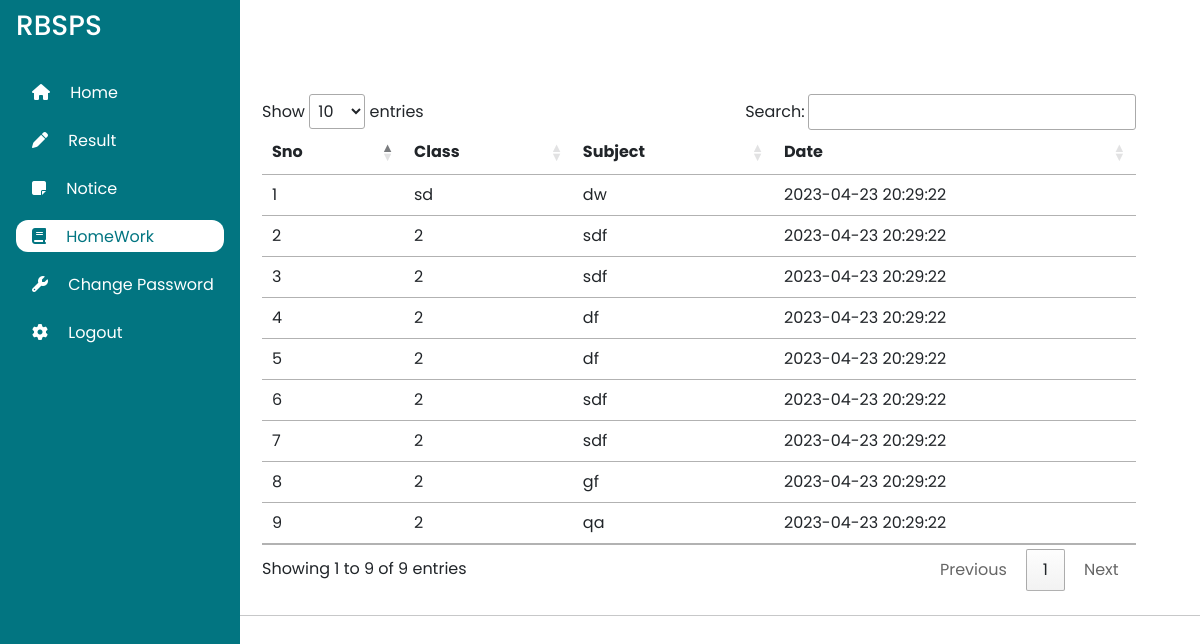
Page /teachers/viewHomework.php on the committed database.
### tables this page shows
CREATE TABLE `homework` (
  `id` int(11) NOT NULL,
  `class` varchar(100) NOT NULL,
  `description` text NOT NULL,
  `sub` varchar(100) NOT NULL,
  `path` varchar(500) NOT NULL,
  `due` datetime NOT NULL DEFAULT current_timestamp(),
  `remark` varchar(500) NOT NULL,
  `pathS` varchar(500) NOT NULL
);

### teachers/viewHomework.php (the view, shortened to what this page needs)
<!DOCTYPE html>
<html lang="en">
<head>
    <link rel="stylesheet" href="//cdn.datatables.net/1.11.5/css/jquery.dataTables.min.css">
    <link rel="stylesheet" href="//cdn.datatables.net/1.12.1/css/jquery.dataTables.min.css">
    <link href="https://cdn.jsdelivr.net/npm/bootstrap@5.1.3/dist/css/bootstrap.min.css" rel="stylesheet"
>
    <link rel="stylesheet" href="style.css">
</head>
<body>
    <div class="sidebar">
        <div class="sidebar-header">
            <h3 class="brand">
                <span>RBSPS</span>
            </h3>
        </div>
        <div class="sidebar-menu">
            <ul>
                <li>
                    <a href="index.php">
                        <i class="fa-sharp fa-solid fa-house"></i>
                        <span>Home</span>
                    </a>
                </li>
                <li>
                    <a href="#">
                        <i class="fa-solid fa-pen"></i>
                        <span>Result</span>
                    </a>
                </li>
                <li >
                    <a href="viewNotice.php">
                        <i class="fa fa-sticky-note"></i>
                        <span>Notice</span>
                    </a>
                </li>
                <li  class="active">
                    <a href="assignHomework.php">
                        <i class="fa fa-book"></i>
                        <span>HomeWork</span>
                    </a>
                </li>
                <li>
                    <a href="changePassword.php">
                        <i class="fa-solid fa-wrench"></i>
                        <span>Change Password</span>
                    </a>
                </li>
                <li>
                    <a href="logout.php">
                        <i class="fa-solid fa-gear"></i>
                        <span>Logout</span>
                    </a>
                </li>
            </ul>
        </div>
    </div>
    <?php
require '../connection.php';
?>
    <div class="table-con" style="width: 54%; margin-left:250px; padding-top: 70px;">
        <div class="container my-4">
            <table class="table table-hover  caption-top" id="myTable">
                <thead>
                    <tr>
                        <th scope="col">Sno</th>
                        <th scope="col">Class</th>
                        <th scope="col">Subject</th>
                        <th scope="col">Date</th>
                    </tr>
                </thead>
                <tbody>
                    <?php
                    $sql = "SELECT * FROM `homework`";
                    $result = mysqli_query($conn, $sql);
                    $sno = 0;
                    while ($row = mysqli_fetch_assoc($result)) {
                        $sno +=1;
                        echo "
                        <tr>
                        <td scope='row'>".$sno."</td>
                        <td scope='row'>".$row['class']."</td>
                        <td scope='row'>".$row['sub']."</td>
                        <td scope='row'>".$row['due']."</td>
                        </tr>
                        ";
                    }
                        ?>
                </tbody>
            </table>
        </div>
    </div>
    <hr>
</body>
</html>

### teachers/style.css (style rules this page uses)
:root { --main-color: #027581; --color-dark: #1d2231; --text-grey: #8390A2; }
* { font-family: 'Poppins',sans-serif; margin: 0; padding: 0; text-decoration: none; list-style-type: none; box-sizing: border-box; }
.sidebar { height: 100%; width: 240px; position: fixed; left:0; top: 0; z-index: 100; background: var(--main-color ); color:#fff; overflow-y: auto; transition: width 500ms; }
.sidebar-header { display: flex; justify-content: space-between; align-items: center; height: 60px; padding: 0rem 1rem; }
.sidebar-menu { padding: 1rem; }
.sidebar li { margin-bottom: 1rem; }
.sidebar a { color: #fff; font-size: 1rem; text-decoration: none; }
.active { background-color:#fff; border-radius: 12px; }
.active a { color:#027581; }
.sidebar a i:first-child { padding: 0.5rem 1rem; }

### teachers/viewHomework.php (style rules this page uses)
.sidebar ul { padding-left: 0; }
.sidebar a { text-decoration: none; }

### rows in the picture
homework: class "sd", sub "dw", due "2023-04-23 20:29:22"
homework: class "2", sub "sdf", due "2023-04-23 20:29:22"
homework: class "2", sub "sdf", due "2023-04-23 20:29:22"
homework: class "2", sub "df", due "2023-04-23 20:29:22"
homework: class "2", sub "df", due "2023-04-23 20:29:22"
homework: class "2", sub "sdf", due "2023-04-23 20:29:22"
homework: class "2", sub "sdf", due "2023-04-23 20:29:22"
homework: class "2", sub "gf", due "2023-04-23 20:29:22"
homework: class "2", sub "qa", due "2023-04-23 20:29:22"
